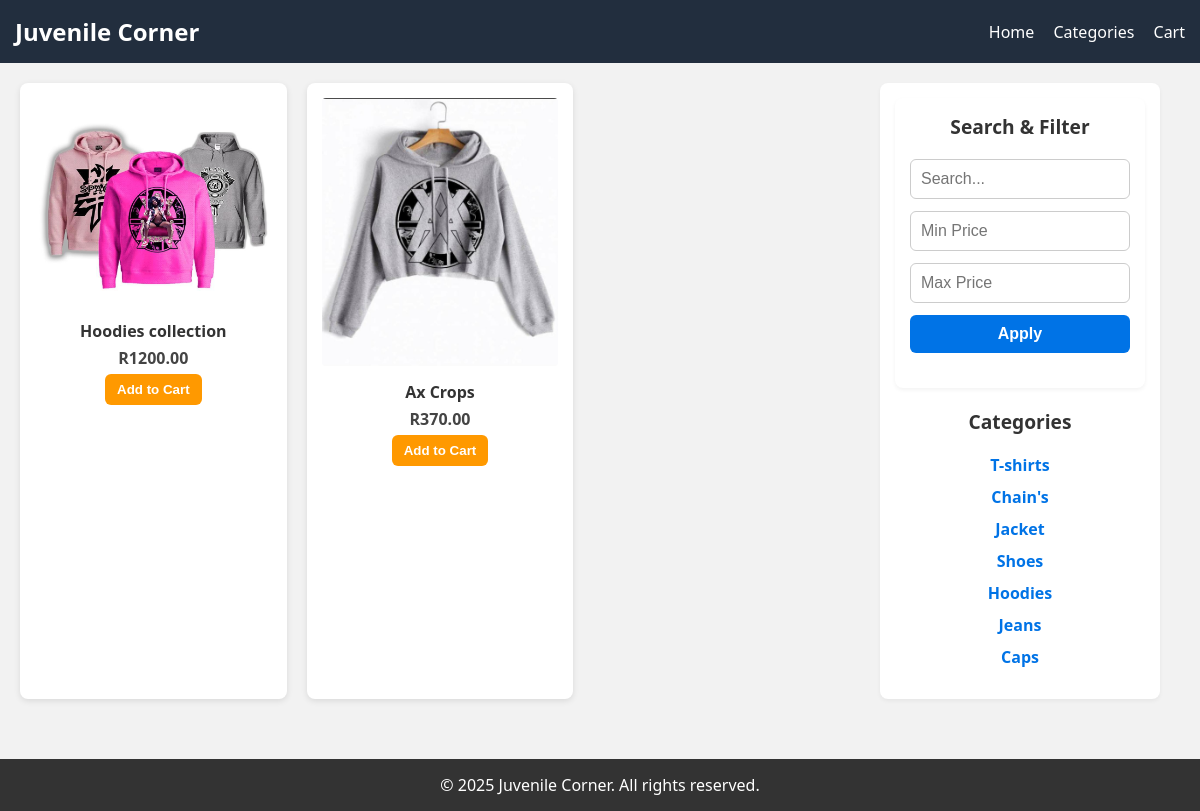
/category/6/, run on the app's committed database.
### store/models.py (models this page shows, shortened)
class Category(models.Model):
    name = models.CharField(max_length=100)

class Product(models.Model):
    name = models.CharField(max_length=100)
    price = models.DecimalField(max_digits=7, decimal_places=2)
    category = models.ForeignKey(Category, on_delete=models.CASCADE)
    description = models.TextField(blank=True, null=True)
    image = models.ImageField(upload_to='product_images/', blank=True, null=True)  # ✅ Add this
    created_at = models.DateTimeField(auto_now_add=True)  # ✅ Timestamp for creation
    updated_at = models.DateTimeField(auto_now=True)      # ✅ Timestamp for updates

### store/views.py (the view)
# urls.py: path('category/<int:category_id>/', views.products_by_category, name='products_by_category'),
def products_by_category(request, category_id):
    category = get_object_or_404(Category, pk=category_id)
    products = Product.objects.filter(category=category)
    categories = Category.objects.all()
    return render(request, 'store/product_list.html', {
        'products': products,
        'categories': categories,
        'selected_category': category
    })

### store/templates/store/product_list.html (shortened to what this page needs)
<!DOCTYPE html>
<html lang="en">
<head>
  {% load static %}
</head>
<body>
  <header class="header">
    <div class="logo">Juvenile Corner</div>
    <nav class="nav">
      <a href="#">Home</a>
      <a href="#">Categories</a>
      <a href="{% url 'view_cart' %}">Cart</a>
    </nav>
  </header>
  <main class="main">
    <aside class="sidebar">
      <div class="filter-box">
  <h3>Search & Filter</h3>
  <form method="GET" class="filter-form">
    <input type="text" name="q" placeholder="Search..." value="{{ query }}">
    <input type="number" name="min_price" placeholder="Min Price" value="{{ min_price }}">
    <input type="number" name="max_price" placeholder="Max Price" value="{{ max_price }}">
    <button type="submit">Apply</button>
  </form>
</div>
<h3>Categories</h3>
<ul>
  {% for category in categories %}
    <li><a href="{% url 'products_by_category' category.id %}">{{ category.name }}</a></li>
  {% endfor %}
</ul>
    </aside>
    <section class="products">
      {% for product in products %}
        <div class="card">
          {% if product.image %}
            <img src="{{ product.image.url }}" alt="{{ product.name }}">
          {% else %}
            <div class="placeholder">No Image</div>
          {% endif %}
          <h4>{{ product.name }}</h4>
          <p>R{{ product.price }}</p>
          <a href="{% url 'add_to_cart' product.id %}">
            <button>Add to Cart</button>
          </a>
        </div>
      {% endfor %}
    </section>
  </main>
  <footer class="footer">
    © 2025 Juvenile Corner. All rights reserved.
  </footer>
</body>
</html>

### store/templates/store/product_list.html (style rules this page uses)
body { margin: 0; font-family: 'Segoe UI', sans-serif; background-color: #f2f2f2; }
.header { background-color: #222e3e; color: white; padding: 15px; display: flex; justify-content: space-between; align-items: center; }
.logo { font-size: 1.5em; font-weight: bold; }
.nav a { color: white; margin-left: 15px; text-decoration: none; font-weight: 500; }
.main { display: flex; flex-direction: row-reverse; gap: 20px; flex-wrap: wrap; padding: 20px; }
.sidebar { width: 100%; max-width: 250px; margin-right: 20px; background-color: white; padding: 15px; border-radius: 8px; box-shadow: 0 2px 4px rgba(0,0,0,0.05); }
.sidebar h3 { margin-top: 0; font-size: 1.2em; color: #333; text-align: center; }
.filter-box { background-color: #fff; padding: 15px; border-radius: 8px; box-shadow: 0 2px 4px rgba(0,0,0,0.05); margin-bottom: 20px; width: 100%; box-sizing: border-box; }
.filter-form { display: flex; flex-direction: column; align-items: stretch; gap: 12px; margin-bottom: 20px; }
.filter-form input, .filter-form button { padding: 10px; font-size: 1rem; border-radius: 6px; border: 1px solid #ccc; width: 100%; box-sizing: border-box; }
.filter-form button { background-color: #0073e6; color: white; font-weight: bold; border: none; cursor: pointer; }
.sidebar ul { list-style: none; padding: 0; text-align: center; }
.sidebar li { margin-bottom: 10px; }
.sidebar a { text-decoration: none; color: #0073e6; font-weight: bold; }
.products { flex: 1; display: grid; grid-template-columns: repeat(auto-fill, minmax(220px, 1fr)); gap: 20px; }
.card { background-color: white; padding: 15px; border-radius: 8px; box-shadow: 0 2px 6px rgba(0,0,0,0.1); text-align: center; position: relative; }
.card img { max-width: 100%; height: auto; border-radius: 4px; margin-bottom: 10px; }
.card h4 { margin: 0; font-size: 1em; color: #333; }
.card p { margin: 5px 0; font-weight: bold; color: #444; }
.card button { background-color: #ff9900; color: white; border: none; padding: 8px 12px; border-radius: 6px; font-weight: bold; cursor: pointer; }
.footer { background-color: #333; color: white; text-align: center; padding: 15px; margin-top: 40px; }

### data on the page
Category: name "T-shirts"
Category: name "Chain's"
Category: name "Jacket"
Category: name "Shoes"
Category: name "Hoodies"
Category: name "Jeans"
Category: name "Caps"
Product: image (picture), name "Hoodies collection", price "1200.00"
Product: image (picture), name "Ax Crops", price "370.00"
